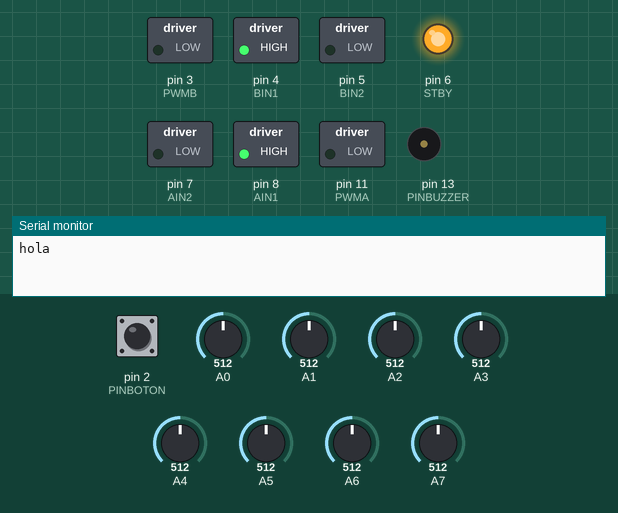
A sketch run on a simulated Arduino Nano, built with avr-gcc and run on an emulated ATmega328P. On the bench: switched loads named in the sketch (green lamp = pin HIGH), output pins drawn as LEDs (lit = HIGH), buzzer (waves = sounding), the last lines printed to the serial monitor. The inputs (shaded band) are chosen by the test bench; at power-on: A0 = 512, A1 = 512, A2 = 512, pin 2 (PINBOTON) HIGH, A3 = 512, A4 = 512, A5 = 512, A6 = 512, A7 = 512.

Above: at 0.2 s.
At 3.8 s:
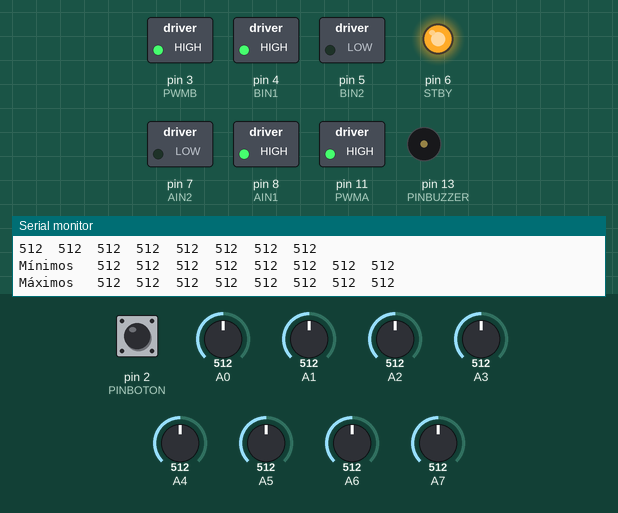
3.9 s: A0 set to 689
5.4 s: A0 set to 710
At 6.0 s:
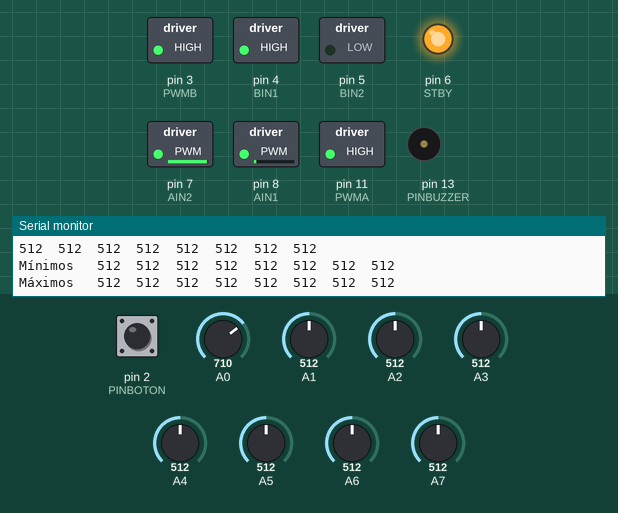
7.2 s: A1 set to 685
Timing chart, 0 to 7.8 s (numbered marks = the images above; inputs shaded):
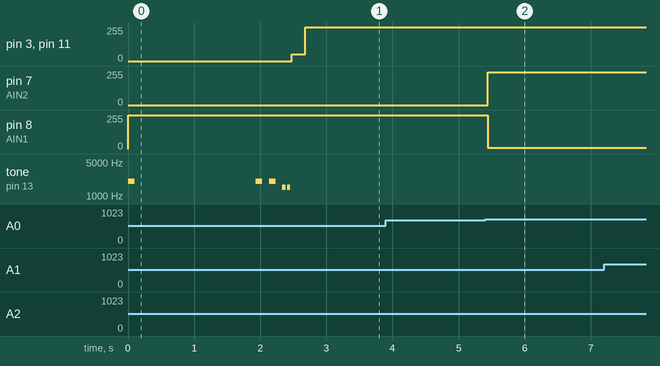

The sketch:

Pirulo.ino
```cpp
#define PINBUZZER  13
#define PINBOTON  2

#define AIN1 8    // pin 1 de dirección del Motor Izquierdo
#define AIN2 7    // pin 2 de dirección del Motor Izquierdo
#define PWMA 11    // pin PWM del Motor Izquierdo

#define BIN1 4    // pin 1 de dirección del Motor Derecho
#define BIN2 5    // pin 2 de dirección del Motor Derecho
#define PWMB 3    // pin PWM del Motor Derecho
#define STBY 6
#define PWMB 3    // pin PWM del Motor Derecho
#define Umbral 700

int base = 255;
float Kprop = 0.25;
float Kderiv = 40.0;
float Kinte = 0.0;
int pos;

int setpoint = 0;
int last_error = 0;
int pot_limite = 360;
int GiroRegreso = 351;
int Freno = 300;
int integrative = 0;

int v_s_min[8] = {1023, 1023, 1023, 1023, 1023, 1023, 1023, 1023};
int v_s_max[8] = {0, 0, 0, 0, 0, 0, 0, 0};
volatile int s_p[8];
boolean online;

int l_pos;

void setup() {
  Serial.begin(115200);
  TB6612FNG_init();
  //pinMode(13, OUTPUT);
  //digitalWrite(13, LOW);
  Serial.println("hola");
  Motores(0, 0);
  //WaitBoton();
  //digitalWrite(13, HIGH);
  Peripherals_init();
  beep();
  delay(500);
  calibracion();

  //digitalWrite(13, LOW);
  tone(PINBUZZER, 1500, 50);
  delay(70);
  tone(PINBUZZER, 1500, 50);
  delay(70);

  while (!digitalRead(PINBOTON));
  //tone(PINBUZZER, 2000, 100);
  Motores(50, 50);
  delay(200);
  //digitalWrite(13, HIGH);
}

void loop() {
  int line_position = GetPos();
  int Correction_power = PIDLambo(line_position, Kprop, Kderiv, Kinte);
  Motores(base + Correction_power, base - Correction_power);
  if(line_position > Freno) Motores(200,-80);
  if(line_position < -Freno) Motores(-80,200);
  //Serial.print(line_position);
  //Serial.print("\t");
  //Serial.println(Correction_power);
}

void Peripherals_init() {
  pinMode(PINBOTON, INPUT);
  pinMode(PINBUZZER, OUTPUT);
}

void WaitBoton() {
  while (!digitalRead(PINBOTON));
  tone(PINBUZZER, 2000, 100);
}

void beep() {
  tone(PINBUZZER, 2000, 100);
  delay(200);
}

int PIDLambo(int POS, float Kp, float Kd, float Ki) {
  int error = POS - setpoint;
  int derivative = error - last_error;
  integrative += error;
  last_error = error;
  int pot_giro = (error * Kp + derivative * Kd + integrative * Ki);
  if (pot_giro > pot_limite) {
    pot_giro = pot_limite;
  } else if (pot_giro < -pot_limite) {
    pot_giro = -pot_limite;
  }
  return pot_giro;
}

void calibracion() {

  int v_s[8];

  for (int j = 0; j < 100; j++) {
    delay(10);
    v_s[7] = analogRead(A7);
    v_s[6] = analogRead(A6);
    v_s[5] = analogRead(A5);
    v_s[4] = analogRead(A4);
    v_s[3] = analogRead(A3);
    v_s[2] = analogRead(A2);
    v_s[1] = analogRead(A1);
    v_s[0] = analogRead(A0);

    for (int i = 0; i < 8; i++) {

      Serial.print(v_s[i]);
      Serial.print("\t");

    }
    Serial.println();

    for (int i = 0; i < 8; i++) {
      if (v_s[i] < v_s_min[i]) {
        v_s_min[i] = v_s[i];
      }
    }


    for (int i = 0; i < 8; i++) {
      if (v_s[i] > v_s_max[i]) {
        v_s_max[i] = v_s[i];
      }
    }
  }

  beep();
  beep();

  Serial.println();
  Serial.print("Mínimos ");
  Serial.print("\t");

  for (int i = 0; i < 8; i++) {

    Serial.print(v_s_min[i]);
    Serial.print("\t");

  }
  Serial.println();
  Serial.print("Máximos ");
  Serial.print("\t");

  for (int i = 0; i < 8; i++) {

    Serial.print(v_s_max[i]);
    Serial.print("\t");

  }
  Serial.println();
  Serial.println();
  Serial.println();
}

void readSensors() {
  int s[8];

  s[0] = analogRead(A0);
  s[1] = analogRead(A1);
  s[2] = analogRead(A2);
  s[3] = analogRead(A3);
  s[4] = analogRead(A4);
  s[5] = analogRead(A5);
  s[6] = analogRead(A6);
  s[7] = analogRead(A7);

  for (int i = 0; i < 8; i++) {
    /*if (s[i] < v_s_min[i]) {
      s[i] = v_s_min[i];
    }

    if (s[i] > v_s_max[i]) {
      s[i] = v_s_max[i];
    }*/
    if (s[i] < Umbral) {
      s_p[i] = 0;
    }

    if (s[i] >= Umbral) {
      s_p[i] = 100;
    }
    //s_p[i] = map(s[i], v_s_min[i], v_s_max[i], 0, 100); // Ajustado para línea negra sobre fondo blanco
   }

  volatile int sum = s_p[0] + s_p[1] + s_p[2] + s_p[3] + s_p[4] + s_p[5] + s_p[6] + s_p[7];
  if (sum >= 100) {
    online = 1;

  } else {
    online = 0;
    //sum = 100;
  }
  //if (online) {
    //for (int i = 0; i < 8; i++) {
      //Serial.print(s_p[i]);
      //Serial.print("\t");
    //}
    //Serial.println();
  //}
}

int GetPos() {
  readSensors();
  int prom = -3.5 * s_p[0] - 2.5 * s_p[1] - 1.5 * s_p[2] - 0.5 * s_p[3] + 0.5 * s_p[4] + 1.5 * s_p[5] + 2.5 * s_p[6] + 3.5 * s_p[7];
  int sum = s_p[0] + s_p[1] + s_p[2] + s_p[3] + s_p[4] + s_p[5] + s_p[6] + s_p[7];

  if (online) {
    pos = int(100.0 * prom / sum);
  } else {
    if (l_pos <= -350) {
      pos = -GiroRegreso;
    }
    if (l_pos >= 350) {
      pos = GiroRegreso;
    }
  }
  l_pos = pos;
  return pos;
}

void TB6612FNG_init() {
  pinMode(AIN1, OUTPUT);
  pinMode(AIN2, OUTPUT);
  pinMode(PWMA, OUTPUT);
  pinMode(BIN1, OUTPUT);
  pinMode(BIN2, OUTPUT);
  pinMode(PWMB, OUTPUT);
  pinMode(STBY, OUTPUT);
  digitalWrite(STBY, HIGH);
}

void MotorIz(int value) {
  if (value >= 0) {
    digitalWrite(AIN1, HIGH);
    digitalWrite(AIN2, LOW);
  } else {
    digitalWrite(AIN1, LOW);
    digitalWrite(AIN2, HIGH);
    value *= -1;
  }
  analogWrite(PWMA, value);
}

void MotorDe(int value) {
  if (value >= 0) {
    digitalWrite(BIN1, HIGH);
    digitalWrite(BIN2, LOW);
  } else {
    digitalWrite(BIN1, LOW);
    digitalWrite(BIN2, HIGH);
    value *= -1;
  }
  analogWrite(PWMB, value);
}

void Motores(int left, int right) {
  if(left < -255){left = -255;}
  if(left > 255){left = 255;}
  if(right < -255){right = -255;}
  if(right > 255){right = 255;}
  MotorIz(left);
  MotorDe(right);
}
```

Measured:
- the behaviour switches between 699 and 700 on A0 (found by bisection; images 1 and 2)
- after the input at 5.4 s, pin 7 (AIN2): 0/255 → 247/255 at once; pin 8 (AIN1): 255/255 → 8/255 at once
